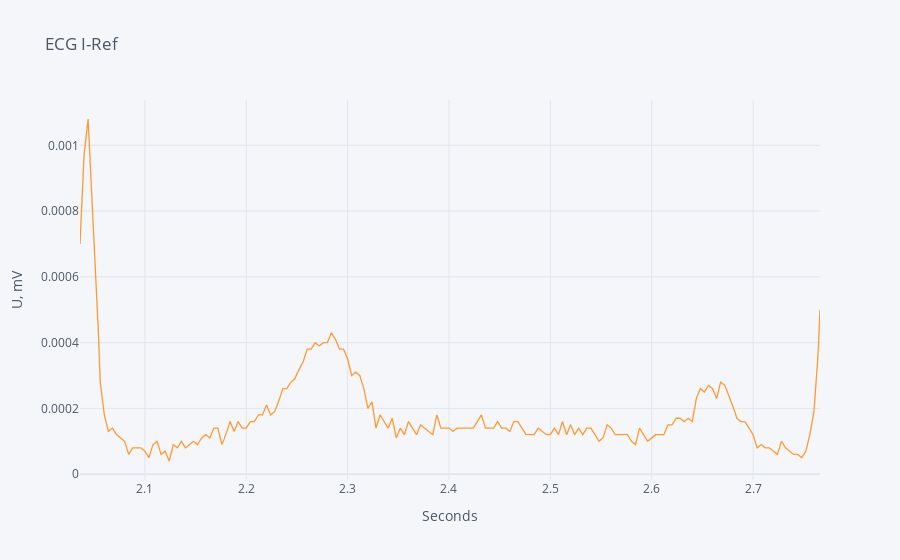

The notebook cell saved with this chart:
### Code cell
df_new.iloc[start:end,1].iplot(xTitle='Seconds', yTitle='U, mV', title=channels[0])

### Figure 1 — Plotly figure (JSON) as saved in the notebook; plotly's stock layout.template omitted (floating-point values rounded to 4 significant figures; data arrays with more than 128 entries replaced by an {"elided": "..."} marker saying what was removed)
{"data": [{"line": {"color": "rgba(255, 153, 51, 1.0)", "dash": "solid", "shape": "linear", "width": 1.3}, "mode": "lines", "name": "ECG II-Ref", "text": "", "type": "scatter", "x": {"elided": "366 float values"}, "y": {"elided": "366 float values"}}], "layout": {"legend": {"bgcolor": "#F5F6F9", "font": {"color": "#4D5663"}}, "paper_bgcolor": "#F5F6F9", "plot_bgcolor": "#F5F6F9", "title": {"font": {"color": "#4D5663"}, "text": "ECG I-Ref"}, "xaxis": {"gridcolor": "#E1E5ED", "showgrid": true, "tickfont": {"color": "#4D5663"}, "title": {"font": {"color": "#4D5663"}, "text": "Seconds"}, "zerolinecolor": "#E1E5ED"}, "yaxis": {"gridcolor": "#E1E5ED", "showgrid": true, "tickfont": {"color": "#4D5663"}, "title": {"font": {"color": "#4D5663"}, "text": "U, mV"}, "zerolinecolor": "#E1E5ED"}}}
